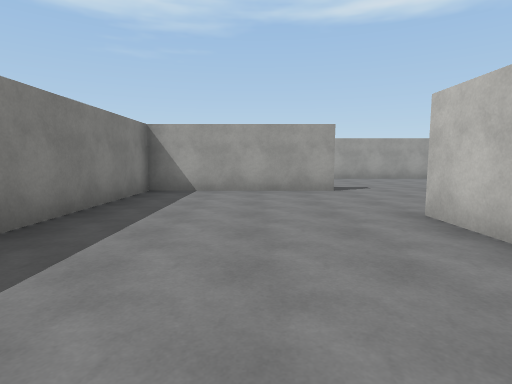
[1] (above)

16 first-person views from a walk through a Unity game level. The camera is 1.4 m above the floor, tilts 6° down and sees 80° across. The floor is counted in squares, 2 m on a side. Each view is taken from the middle of a square. On the plan, view 1 faces up. The plan holds only what a view shows up to about 10 squares ahead; the rest is blank. The player is left out. Surface patterns are stand-ins for the level's own textures.

[2]
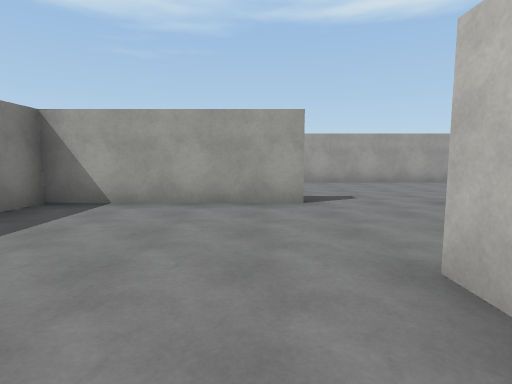

[3]
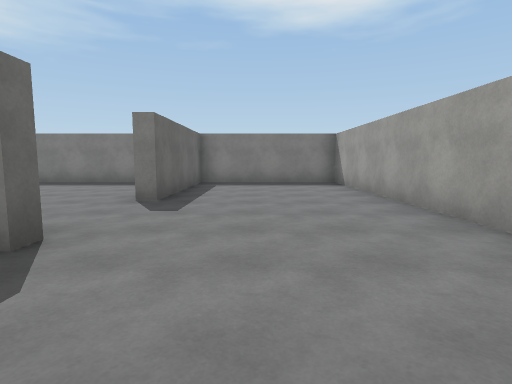

[4]
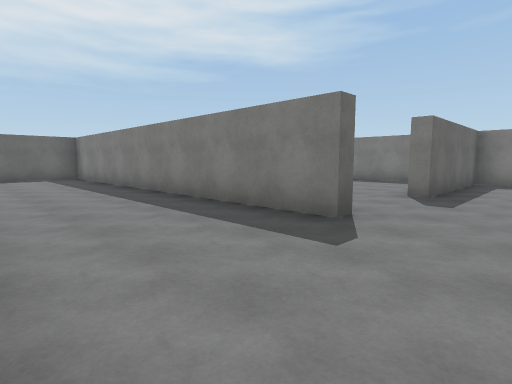

[5]
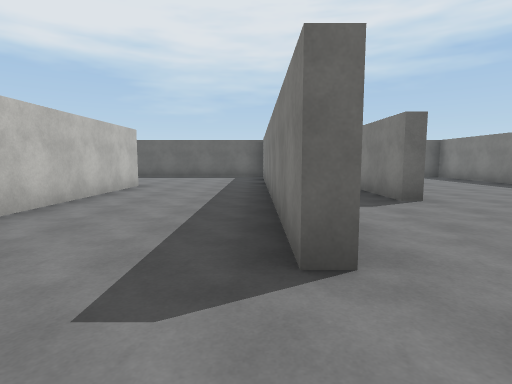

[6]
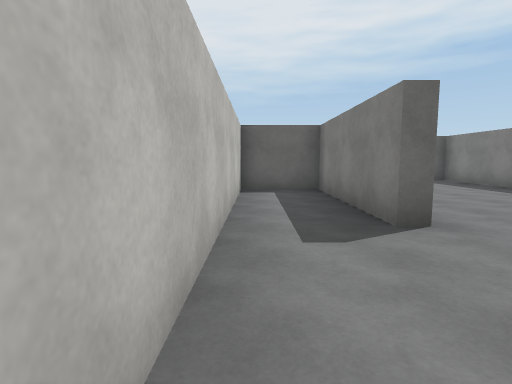

[7]
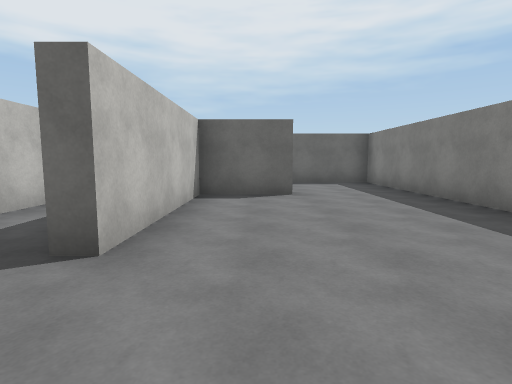

[8]
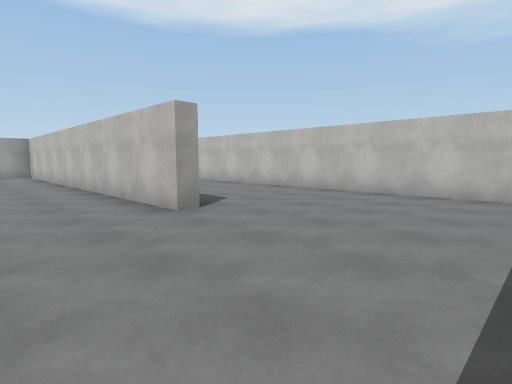

[9]
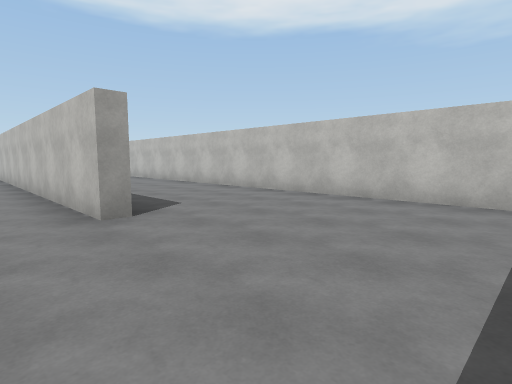

[10]
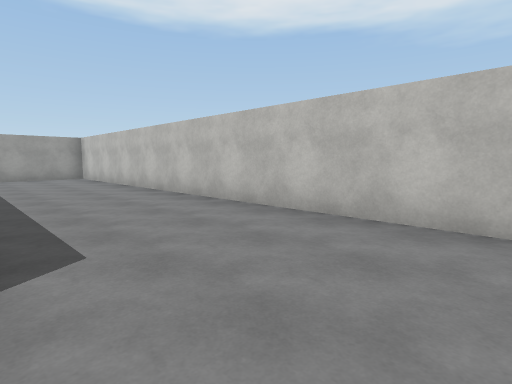

[11]
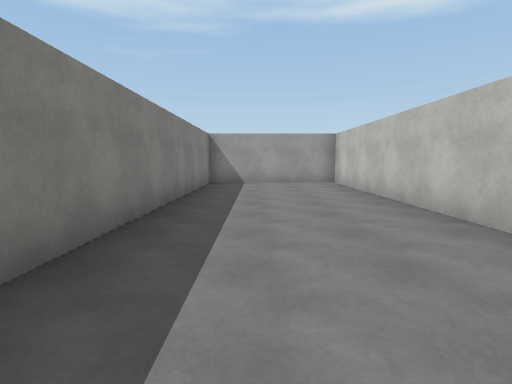

[12]
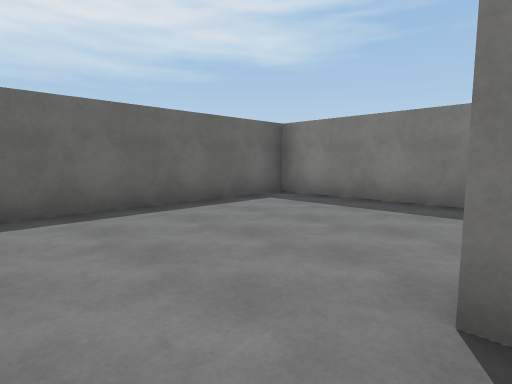

[13]
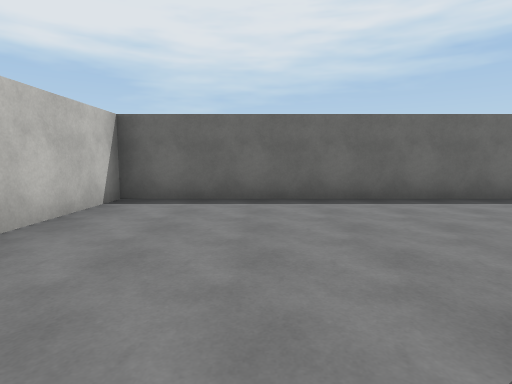

[14]
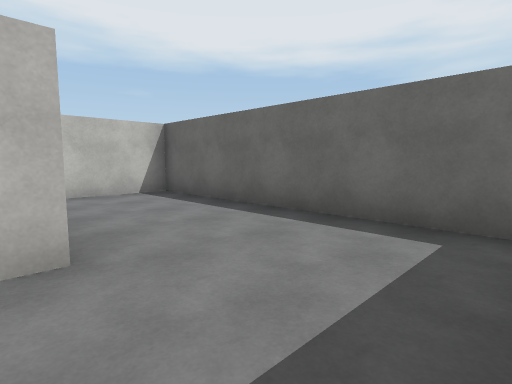

[15]
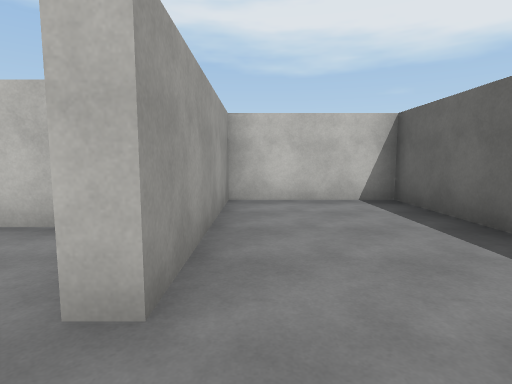

[16]
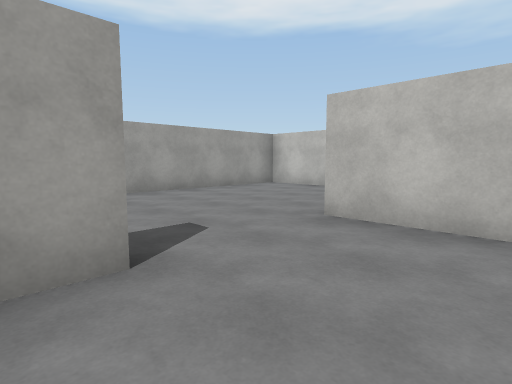

### Floor plan
Points are (right, up) in squares from view 1. A wall is a line through its corners. A room is listed if a view was taken in it or the views show most of it. See-through windows are left out.
Room 1 (views 1, 2, 3, 4, 5, 6, 7, 8, 9, 10, 11, 12, 13, 14, 15, 16)
walls: (4.4, 0.1) (4.4, 7.1) (4.7, 7.1) (4.7, -3.4) (12.4, -3.4) (12.4, 11.4) (8.6, 11.4) (8.6, 3.6); (8.6, 0.7) (8.2, 0.7) (8.2, 11.4) (-2.4, 11.4) (-2.4, 7.3) (1.8, 7.3) (1.8, 6.9) (-2.4, 6.9) (-2.4, -3.4) (4.4, -3.4) (4.4, -0.5) (0.3, -0.5) (0.3, -0.2) (2.1, -0.2) (2.1, 3.8) (2.5, 3.8) (2.5, -0.2) (4.4, -0.2)

Where each view was taken, in squares from view 1:
view 1: 0 up, 0 right, facing up
view 2: 2 up, 1 right, facing up
view 3: 9 up, 7 right, facing left
view 4: 9 up, 8 right, facing down-left
view 5: 9 up, 5 right, facing down
view 6: 7 up, 4 right, facing down
view 7: 6 up, 1 right, facing down
view 8: 3 down, 6 right, facing up-right
view 9: 3 down, 7 right, facing up-right
view 10: 1 down, 9 right, facing up-right
view 11: 2 up, 10 right, facing up
view 12: 1 up, 10 right, facing down-left
view 13: 2 up, 10 right, facing down
view 14: 0 up, 2 left, facing down-right
view 15: 1 down, 1 left, facing right
view 16: 5 up, 1 right, facing up-right
